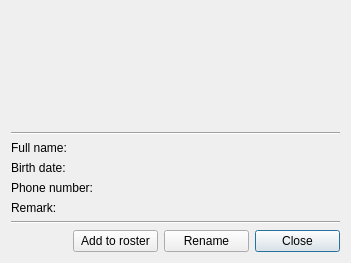
<?xml version="1.0" encoding="UTF-8"?>
<ui version="4.0">
 <class>SimpleVCardDialog</class>
 <widget class="QDialog" name="SimpleVCardDialog">
  <property name="geometry">
   <rect>
    <x>0</x>
    <y>0</y>
    <width>351</width>
    <height>263</height>
   </rect>
  </property>
  <property name="windowTitle">
   <string>Dialog</string>
  </property>
  <layout class="QVBoxLayout" name="verticalLayout_2">
   <property name="topMargin">
    <number>25</number>
   </property>
   <item>
    <layout class="QHBoxLayout" name="rosterInfoLayout" stretch="1,0,0">
     <item>
      <layout class="QVBoxLayout" name="commonInfoLayout">
       <item>
        <widget class="QLabel" name="name">
         <property name="text">
          <string/>
         </property>
         <property name="wordWrap">
          <bool>true</bool>
         </property>
        </widget>
       </item>
       <item>
        <widget class="QLabel" name="jid">
         <property name="text">
          <string/>
         </property>
         <property name="wordWrap">
          <bool>true</bool>
         </property>
        </widget>
       </item>
       <item>
        <widget class="QLabel" name="mood">
         <property name="sizePolicy">
          <sizepolicy hsizetype="Preferred" vsizetype="Expanding">
           <horstretch>0</horstretch>
           <verstretch>0</verstretch>
          </sizepolicy>
         </property>
         <property name="text">
          <string/>
         </property>
         <property name="wordWrap">
          <bool>true</bool>
         </property>
        </widget>
       </item>
      </layout>
     </item>
     <item>
      <layout class="QVBoxLayout" name="statusLayout">
       <item>
        <widget class="QLabel" name="status">
         <property name="sizePolicy">
          <sizepolicy hsizetype="Fixed" vsizetype="Fixed">
           <horstretch>0</horstretch>
           <verstretch>0</verstretch>
          </sizepolicy>
         </property>
         <property name="minimumSize">
          <size>
           <width>16</width>
           <height>16</height>
          </size>
         </property>
         <property name="maximumSize">
          <size>
           <width>16</width>
           <height>16</height>
          </size>
         </property>
         <property name="text">
          <string/>
         </property>
        </widget>
       </item>
       <item>
        <spacer name="verticalSpacer">
         <property name="orientation">
          <enum>Qt::Vertical</enum>
         </property>
         <property name="sizeHint" stdset="0">
          <size>
           <width>0</width>
           <height>40</height>
          </size>
         </property>
        </spacer>
       </item>
      </layout>
     </item>
     <item>
      <widget class="QLabel" name="avatarLabel">
       <property name="sizePolicy">
        <sizepolicy hsizetype="Fixed" vsizetype="Fixed">
         <horstretch>0</horstretch>
         <verstretch>0</verstretch>
        </sizepolicy>
       </property>
       <property name="minimumSize">
        <size>
         <width>100</width>
         <height>100</height>
        </size>
       </property>
       <property name="maximumSize">
        <size>
         <width>100</width>
         <height>100</height>
        </size>
       </property>
       <property name="text">
        <string/>
       </property>
      </widget>
     </item>
    </layout>
   </item>
   <item>
    <widget class="Line" name="line">
     <property name="orientation">
      <enum>Qt::Horizontal</enum>
     </property>
    </widget>
   </item>
   <item>
    <layout class="QFormLayout" name="vcardInfoLayout">
     <item row="1" column="0">
      <widget class="QLabel" name="bdCaption">
       <property name="text">
        <string>Birth date:</string>
       </property>
      </widget>
     </item>
     <item row="2" column="0">
      <widget class="QLabel" name="phoneCaption">
       <property name="text">
        <string>Phone number:</string>
       </property>
      </widget>
     </item>
     <item row="3" column="0">
      <widget class="QLabel" name="remarkCaption">
       <property name="text">
        <string>Remark:</string>
       </property>
      </widget>
     </item>
     <item row="1" column="1">
      <widget class="QLabel" name="birthDateLabel">
       <property name="text">
        <string/>
       </property>
      </widget>
     </item>
     <item row="2" column="1">
      <widget class="QLabel" name="phoneLabel">
       <property name="text">
        <string/>
       </property>
      </widget>
     </item>
     <item row="3" column="1">
      <widget class="QLabel" name="remarkLabel">
       <property name="maximumSize">
        <size>
         <width>16777215</width>
         <height>200</height>
        </size>
       </property>
       <property name="text">
        <string/>
       </property>
       <property name="textFormat">
        <enum>Qt::PlainText</enum>
       </property>
       <property name="alignment">
        <set>Qt::AlignLeading|Qt::AlignLeft|Qt::AlignTop</set>
       </property>
       <property name="wordWrap">
        <bool>true</bool>
       </property>
      </widget>
     </item>
     <item row="0" column="0">
      <widget class="QLabel" name="fullNameCaption">
       <property name="text">
        <string>Full name:</string>
       </property>
      </widget>
     </item>
     <item row="0" column="1">
      <widget class="QLabel" name="fullName">
       <property name="text">
        <string/>
       </property>
      </widget>
     </item>
    </layout>
   </item>
   <item>
    <widget class="Line" name="line_2">
     <property name="orientation">
      <enum>Qt::Horizontal</enum>
     </property>
    </widget>
   </item>
   <item>
    <layout class="QHBoxLayout" name="buttonsLayout">
     <item>
      <spacer name="horizontalSpacer">
       <property name="orientation">
        <enum>Qt::Horizontal</enum>
       </property>
       <property name="sizeHint" stdset="0">
        <size>
         <width>40</width>
         <height>20</height>
        </size>
       </property>
      </spacer>
     </item>
     <item>
      <widget class="QPushButton" name="addToRosterButton">
       <property name="minimumSize">
        <size>
         <width>85</width>
         <height>0</height>
        </size>
       </property>
       <property name="text">
        <string>Add to roster</string>
       </property>
       <property name="autoDefault">
        <bool>false</bool>
       </property>
      </widget>
     </item>
     <item>
      <widget class="QPushButton" name="renameButton">
       <property name="minimumSize">
        <size>
         <width>85</width>
         <height>0</height>
        </size>
       </property>
       <property name="text">
        <string>Rename</string>
       </property>
       <property name="autoDefault">
        <bool>false</bool>
       </property>
      </widget>
     </item>
     <item>
      <widget class="QPushButton" name="closeButton">
       <property name="minimumSize">
        <size>
         <width>85</width>
         <height>0</height>
        </size>
       </property>
       <property name="text">
        <string>Close</string>
       </property>
       <property name="default">
        <bool>true</bool>
       </property>
      </widget>
     </item>
    </layout>
   </item>
  </layout>
 </widget>
 <resources/>
 <connections/>
</ui>
